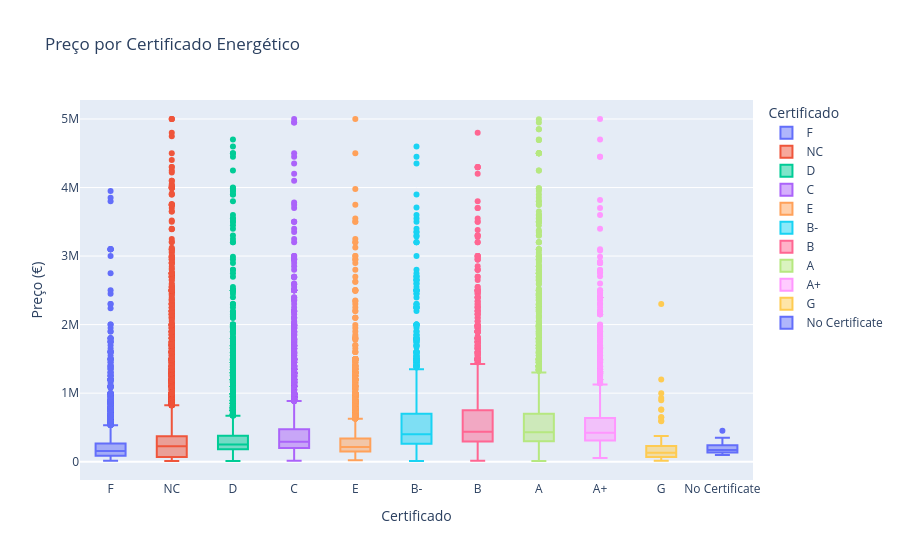

This figure's notebook cell:
### Markdown cell above
### Influência do Certificado Energético

### Code cell
energy_stats = df_clean[df_clean['EnergyCertificate'].notna()].groupby('EnergyCertificate').agg({
    'Price': ['median', 'mean', 'count'],
    'PricePerM2': ['median', 'mean']
}).round(0)

fig = px.box(
    df_clean[df_clean['EnergyCertificate'].notna()],
    x='EnergyCertificate',
    y='Price',
    title='Preço por Certificado Energético',
    labels={'Price': 'Preço (€)', 'EnergyCertificate': 'Certificado'},
    color='EnergyCertificate'
)
fig.show()

print("Preço Mediano por Certificado Energético:")
print(energy_stats)

# Calcula premium A+
if ('A+',) in energy_stats.index.get_level_values(0) or 'A+' in energy_stats.index:
    a_plus_price = df_clean[df_clean['EnergyCertificate'] == 'A+']['Price'].median()
    general_price = df_clean['Price'].median()
    premium = ((a_plus_price - general_price) / general_price) * 100
    print(f"\n✨ Premium A+: {premium:.1f}% (€{a_plus_price:,.0f} vs €{general_price:,.0f})")

### Figure 1 — Plotly figure (JSON) as saved in the notebook; plotly's stock layout.template omitted (floating-point values rounded to 4 significant figures; data arrays with more than 128 entries replaced by an {"elided": "..."} marker saying what was removed)
{"data": [{"alignmentgroup": "True", "hovertemplate": "Certificado=%{x}<br>Preço (€)=%{y}<extra></extra>", "legendgroup": "F", "marker": {"color": "#636efa"}, "name": "F", "notched": false, "offsetgroup": "F", "orientation": "v", "showlegend": true, "type": "box", "x": {"elided": "3336 str values"}, "x0": " ", "xaxis": "x", "y": {"elided": "3336 int values"}, "y0": " ", "yaxis": "y"}, {"alignmentgroup": "True", "hovertemplate": "Certificado=%{x}<br>Preço (€)=%{y}<extra></extra>", "legendgroup": "NC", "marker": {"color": "#EF553B"}, "name": "NC", "notched": false, "offsetgroup": "NC", "orientation": "v", "showlegend": true, "type": "box", "x": {"elided": "13901 str values"}, "x0": " ", "xaxis": "x", "y": {"elided": "13901 float values"}, "y0": " ", "yaxis": "y"}, {"alignmentgroup": "True", "hovertemplate": "Certificado=%{x}<br>Preço (€)=%{y}<extra></extra>", "legendgroup": "D", "marker": {"color": "#00cc96"}, "name": "D", "notched": false, "offsetgroup": "D", "orientation": "v", "showlegend": true, "type": "box", "x": {"elided": "6663 str values"}, "x0": " ", "xaxis": "x", "y": {"elided": "6663 int values"}, "y0": " ", "yaxis": "y"}, {"alignmentgroup": "True", "hovertemplate": "Certificado=%{x}<br>Preço (€)=%{y}<extra></extra>", "legendgroup": "C", "marker": {"color": "#ab63fa"}, "name": "C", "notched": false, "offsetgroup": "C", "orientation": "v", "showlegend": true, "type": "box", "x": {"elided": "6249 str values"}, "x0": " ", "xaxis": "x", "y": {"elided": "6249 int values"}, "y0": " ", "yaxis": "y"}, {"alignmentgroup": "True", "hovertemplate": "Certificado=%{x}<br>Preço (€)=%{y}<extra></extra>", "legendgroup": "E", "marker": {"color": "#FFA15A"}, "name": "E", "notched": false, "offsetgroup": "E", "orientation": "v", "showlegend": true, "type": "box", "x": {"elided": "4842 str values"}, "x0": " ", "xaxis": "x", "y": {"elided": "4842 int values"}, "y0": " ", "yaxis": "y"}, {"alignmentgroup": "True", "hovertemplate": "Certificado=%{x}<br>Preço (€)=%{y}<extra></extra>", "legendgroup": "B-", "marker": {"color": "#19d3f3"}, "name": "B-", "notched": false, "offsetgroup": "B-", "orientation": "v", "showlegend": true, "type": "box", "x": {"elided": "1603 str values"}, "x0": " ", "xaxis": "x", "y": {"elided": "1603 float values"}, "y0": " ", "yaxis": "y"}, {"alignmentgroup": "True", "hovertemplate": "Certificado=%{x}<br>Preço (€)=%{y}<extra></extra>", "legendgroup": "B", "marker": {"color": "#FF6692"}, "name": "B", "notched": false, "offsetgroup": "B", "orientation": "v", "showlegend": true, "type": "box", "x": {"elided": "1806 str values"}, "x0": " ", "xaxis": "x", "y": {"elided": "1806 int values"}, "y0": " ", "yaxis": "y"}, {"alignmentgroup": "True", "hovertemplate": "Certificado=%{x}<br>Preço (€)=%{y}<extra></extra>", "legendgroup": "A", "marker": {"color": "#B6E880"}, "name": "A", "notched": false, "offsetgroup": "A", "orientation": "v", "showlegend": true, "type": "box", "x": {"elided": "4833 str values"}, "x0": " ", "xaxis": "x", "y": {"elided": "4833 float values"}, "y0": " ", "yaxis": "y"}, {"alignmentgroup": "True", "hovertemplate": "Certificado=%{x}<br>Preço (€)=%{y}<extra></extra>", "legendgroup": "A+", "marker": {"color": "#FF97FF"}, "name": "A+", "notched": false, "offsetgroup": "A+", "orientation": "v", "showlegend": true, "type": "box", "x": {"elided": "2330 str values"}, "x0": " ", "xaxis": "x", "y": {"elided": "2330 float values"}, "y0": " ", "yaxis": "y"}, {"alignmentgroup": "True", "hovertemplate": "Certificado=%{x}<br>Preço (€)=%{y}<extra></extra>", "legendgroup": "G", "marker": {"color": "#FECB52"}, "name": "G", "notched": false, "offsetgroup": "G", "orientation": "v", "showlegend": true, "type": "box", "x": ["G", "G", "G", "G", "G", "G", "G", "G", "G", "G", "G", "G", "G", "G", "G", "G", "G", "G", "G", "G", "G", "G", "G", "G", "G", "G", "G", "G", "G", "G", "G", "G", "G", "G", "G", "G", "G", "G", "G", "G", "G", "G", "G", "G", "G", "G", "G", "G", "G", "G", "G", "G", "G", "G", "G", "G", "G", "G", "G", "G", "G", "G", "G", "G", "G", "G", "G", "G", "G", "G", "G", "G", "G", "G", "G", "G", "G", "G", "G", "G", "G", "G", "G", "G", "G", "G", "G", "G", "G", "G", "G", "G", "G", "G", "G", "G", "G", "G", "G", "G", "G", "G", "G", "G", "G", "G", "G", "G", "G", "G", "G", "G"], "x0": " ", "xaxis": "x", "y": [65000, 1200000, 95000, 170000, 157500, 315000, 76500, 45000, 295000, 70000, 197500, 130000, 650000, 160000, 65000, 220000, 130000, 320000, 250000, 87500, 50000, 323900, 67000, 52500, 170000, 70000, 650000, 130000, 45000, 130000, 250000, 25000, 162000, 19900, 37000, 37000, 230000, 80000, 150000, 52000, 90000, 112500, 930000, 759000, 109000, 160000, 79500, 56500, 355000, 54000, 245000, 175000, 76500, 220000, 69000, 760000, 895000, 71000, 75200, 75200, 149000, 79900, 90000, 79000, 154500, 43750, 597000, 297500, 295000, 329500, 589000, 60000, 210000, 85000, 29950, 280000, 145000, 125000, 155000, 170000, 145000, 95000, 56000, 59000, 59500, 37500, 39900, 15000, 95000, 998000, 2300000, 199900, 225000, 155000, 164500, 265000, 65000, 375000, 109500, 62000, 139900, 48000, 66500, 66500, 139000, 265000, 128500, 215000, 175000, 60000, 270000, 199000], "y0": " ", "yaxis": "y"}, {"alignmentgroup": "True", "hovertemplate": "Certificado=%{x}<br>Preço (€)=%{y}<extra></extra>", "legendgroup": "No Certificate", "marker": {"color": "#636efa"}, "name": "No Certificate", "notched": false, "offsetgroup": "No Certificate", "orientation": "v", "showlegend": true, "type": "box", "x": ["No Certificate", "No Certificate", "No Certificate", "No Certificate", "No Certificate", "No Certificate", "No Certificate", "No Certificate", "No Certificate", "No Certificate", "No Certificate", "No Certificate", "No Certificate", "No Certificate", "No Certificate", "No Certificate", "No Certificate", "No Certificate", "No Certificate", "No Certificate", "No Certificate", "No Certificate", "No Certificate", "No Certificate", "No Certificate", "No Certificate", "No Certificate", "No Certificate", "No Certificate", "No Certificate", "No Certificate", "No Certificate", "No Certificate", "No Certificate", "No Certificate", "No Certificate", "No Certificate", "No Certificate"], "x0": " ", "xaxis": "x", "y": [305000, 160000, 172000, 235000, 219000, 180000, 235000, 189000, 155000, 240000, 275000, 150000, 349000, 180000, 170000, 175000, 135000, 135000, 290000, 99000, 105000, 105000, 450000, 99000, 155000, 123000, 330000, 135000, 245000, 129900, 168500, 290000, 135000, 150000, 320000, 125000, 181900, 159000], "y0": " ", "yaxis": "y"}], "layout": {"boxmode": "overlay", "legend": {"title": {"text": "Certificado"}, "tracegroupgap": 0}, "title": {"text": "Preço por Certificado Energético"}, "xaxis": {"anchor": "y", "categoryarray": ["F", "NC", "D", "C", "E", "B-", "B", "A", "A+", "G", "No Certificate"], "categoryorder": "array", "domain": [0, 1], "title": {"text": "Certificado"}}, "yaxis": {"anchor": "x", "domain": [0, 1], "title": {"text": "Preço (€)"}}}}
